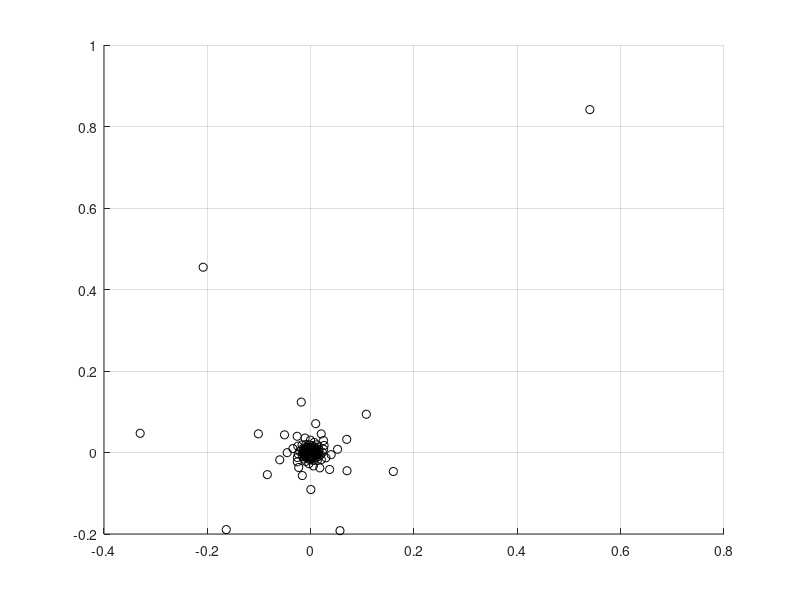

Here is the MATLAB script that generated this plot:
clear all

a = [1 2 3 4 5 6];

Nmax = 100;

n = 1:1:Nmax;

an = (1+1./n).^n;
bn = (1+1./n).^(n+1);

hold on;
%plot(n, an, 'bo');
grid on;
%plot (n, bn, 'mo');

alpha = 0.1;
beta = 10;

%cn = n.^alpha./log(n);
%dn = n.^beta./exp(n);

%plot(n, cn, 'ro');
%plot(n, dn, 'go');

gn = 1./n.*[cos(n);sin(n)];

plot(gn(1,:), gn(2,:), 'ko');
